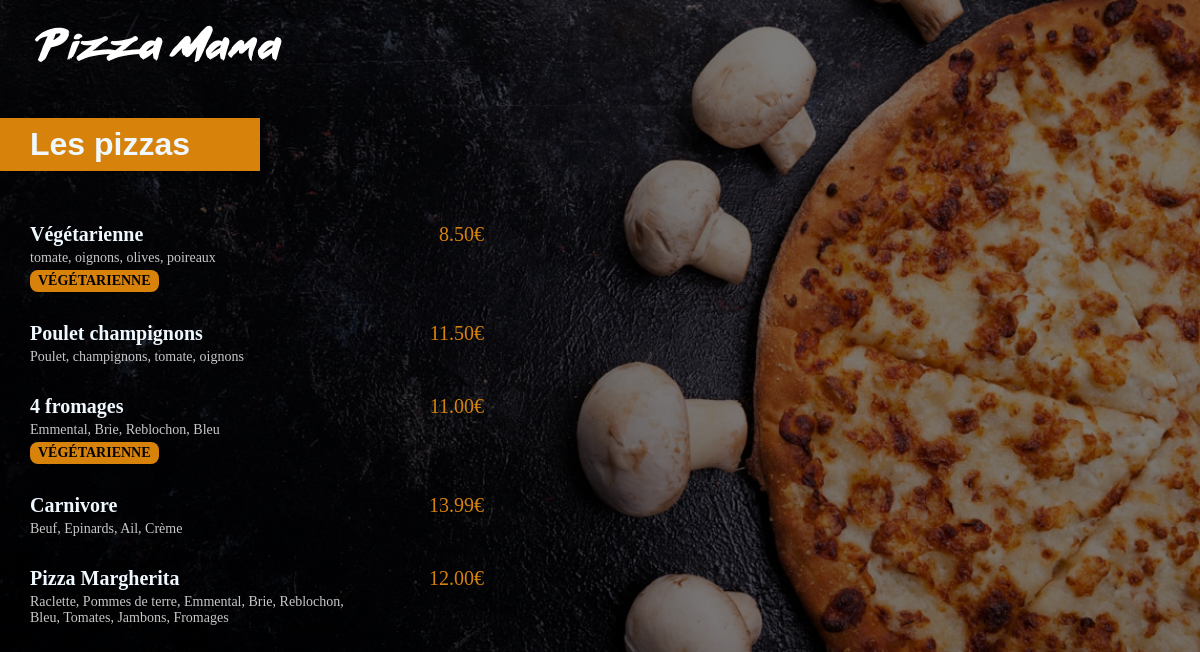
The app's page /menu/ with its own data.
### menu/models.py (models this page shows, shortened)
class Pizza(models.Model):
    name = models.CharField(max_length=200)
    price = models.FloatField(default=0)
    ingredients = models.CharField(max_length=400)
    vegetarian = models.BooleanField(default=False)

### menu/views.py (the view)
# urls.py: path('', views.index, name='index'),
def index(request):
    pizzas = Pizza.objects.all()
    '''pizzas_names_and_prices = [pizza.name + ' : ' + str(pizza.price) + '€' for pizza in pizzas]
    pizzas_names_and_price_strs = ', '.join(pizzas_names_and_prices)
    return HttpResponse('Les pizzas: '+ pizzas_names_and_price_strs)'''
    return render(request, 'menu/index.html', {'pizzas': pizzas})

### menu/templates/menu/index.html (shortened to what this page needs)
{% load static %}
<html lang="fr">
<head>
    <link rel="stylesheet" href="{% static 'menu/style.css' %}">
</head>
<body>
    <a href="{% url 'main:index' %}">
        <img id="logo" src="{% static 'menu/images/small_logo.png' %}" alt="logo">
    </a>
    <div class="menu_title">
        <h1>Les pizzas</h1>
    </div>
    <div class="menu_list">
        {% for pizza in pizzas %}
            <div class="menu_list_item">
                <span class="menu_list_title">{{ pizza.name }}</span>
                <span class="menu_list_price">{{ pizza.price | floatformat:2 }}€</span>
                <div class="menu_list_ingrdients">{{ pizza.ingredients }}</div>
                {% if pizza.vegetarian == True %}<div class="menu_list_vegetarian">Végétarienne</div>{% endif %}
            </div>
        {% endfor %}
    </div>
</body>
</html>

### menu/static/menu/style.css (style rules this page uses)
:root { --primary-color: rgb(215, 130, 11); }
body { background: linear-gradient(0deg, rgba(0, 0, 0, 0.5), rgba(0, 0, 0, 0.5)), url('images/menu_background.jpg') no-repeat center center fixed; --webkit-background-size: cover; --moz-background-size: cover; --o-background-size: cover; background-size: cover; color: aliceblue; margin: 0; }
#logo { margin-top: 25px; margin-left: 35px; }
h1 { background-color: var(--primary-color); display: inline-block; padding: 8px 70px 8px 30px; font-family: Arial; }
div.menu_title { margin-top: 35px; }
div.menu_list { margin-left: 30px; }
div.menu_list_item { margin: 30px 0; }
span.menu_list_title { font-size: 20px; font-weight: bold; width: 350px; display: inline-block; }
span.menu_list_price { font-size: 20px; color: var(--primary-color); width: 100px; display: inline-block; text-align: right; }
div.menu_list_ingrdients { font-size: 14px; color: #C8C8C8; margin-top: 4px; width: 320px; }
.menu_list_vegetarian { font-size: 14px; background-color: var(--primary-color); color: #000000; margin-top: 4px; display: inline-block; text-transform: uppercase; border-radius: 8px; padding: 3px 8px; font-weight: bold; }

### records on screen
Pizza: name "Végétarienne", price "8.50", ingredients "tomate, oignons, olives, poireaux", vegetarian "VÉGÉTARIENNE"
Pizza: name "Poulet champignons", price "11.50", ingredients "Poulet, champignons, tomate, oignons"
Pizza: name "4 fromages", price "11.00", ingredients "Emmental, Brie, Reblochon, Bleu", vegetarian "VÉGÉTARIENNE"
Pizza: name "Carnivore", price "13.99", ingredients "Beuf, Epinards, Ail, Crème"
Pizza: name "Pizza Margherita", price "12.00", ingredients "Raclette, Pommes de terre, Emmental, Brie, Reblochon, Bleu, Tomates, Jambons, Fromages"
